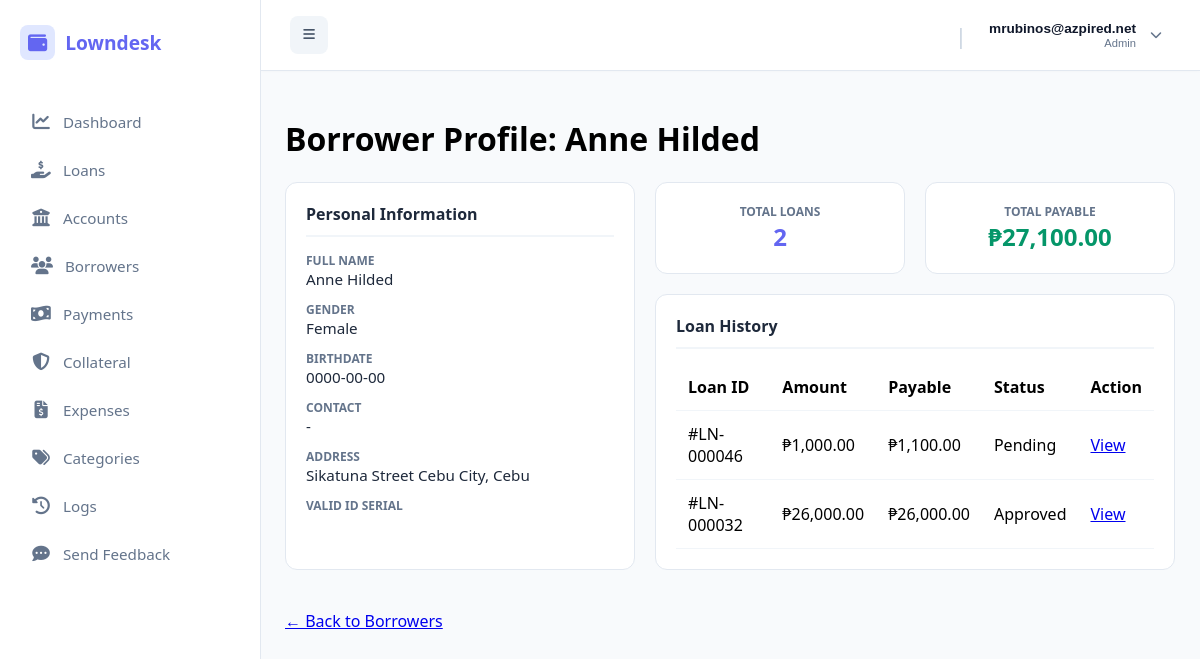
Page /public/index.php?url=borrower/details&id=7 (signed in) on the committed database.
### tables this page shows
CREATE TABLE `borrowers` (
  `id` int(11) NOT NULL,
  `company_id` int(11) NOT NULL,
  `first_name` varchar(100) NOT NULL,
  `middle_name` varchar(100) DEFAULT NULL,
  `last_name` varchar(100) NOT NULL,
  `gender` varchar(20) DEFAULT NULL,
  `birthdate` date DEFAULT NULL,
  `phone` varchar(30) NOT NULL,
  `email` varchar(100) DEFAULT NULL,
  `address` text NOT NULL,
  `valid_id` varchar(150) DEFAULT NULL,
  `status` tinyint(1) DEFAULT 1,
  `created_at` timestamp NOT NULL DEFAULT current_timestamp(),
  `occupation` text DEFAULT NULL
);

CREATE TABLE `loans` (
  `id` int(11) NOT NULL,
  `company_id` int(11) NOT NULL,
  `account_id` int(11) DEFAULT NULL,
  `borrower_id` int(11) NOT NULL,
  `amount` decimal(12,2) NOT NULL,
  `interest_rate` decimal(5,2) NOT NULL,
  `total_payable` decimal(12,2) NOT NULL,
  `status` varchar(30) DEFAULT 'pending',
  `released_date` date DEFAULT NULL,
  `due_date` date NOT NULL,
  `created_at` timestamp NOT NULL DEFAULT current_timestamp(),
  `term_months` int(11) DEFAULT NULL,
  `notes` text DEFAULT NULL,
  `term_type` varchar(20) DEFAULT 'month',
  `fee` decimal(15,2) DEFAULT 0.00,
  `category_id` int(11) DEFAULT NULL,
  `loan_type` varchar(255) NOT NULL
);

### app/controllers/BorrowerController.php (called while the page is built, shortened)
<?php
require_once __DIR__ . '/../models/Borrower.php';
class BorrowerController {
    private $borrowerModel;
    public function __construct() {
        $this->borrowerModel = new Borrower();
    }
    public function details($id = null) {
        $id = $id ?? $_GET['id'] ?? null;
        $borrower = $this->borrowerModel->getById($id);
        $db = $this->borrowerModel->getDb();
        $stmt = $db->prepare("SELECT * FROM loans WHERE borrower_id = ? ORDER BY created_at DESC");
        $stmt->execute([$id]);
        $loans = $stmt->fetchAll(PDO::FETCH_ASSOC);
        $totalLoansCount = count($loans);
        $totalPayable = 0;
        foreach ($loans as $loan) {
            $totalPayable += $loan['total_payable'];
        }
        require_once __DIR__ . '/../views/admin/borrowers/details.php';
    }
}

### public/index.php (called while the page is built, shortened)
<?php
require_once __DIR__ . "/../app/core/Database.php";
require_once __DIR__ . "/../app/core/Model.php";
$init = new App();

### app/core/Database.php (called while the page is built)
<?php
class Database {
    private static $host = "localhost";
    private static $port = "3306";
    private static $db   = "loan_saas_db";
    private static $user = "root";
    private static $pass = "";
    public static function getConnection() {
        try {
            $conn = new PDO(
                "mysql:host=" . self::$host . ";port=" . self::$port . ";dbname=" . self::$db,
                self::$user,
                self::$pass
            );
            $conn->setAttribute(PDO::ATTR_ERRMODE, PDO::ERRMODE_EXCEPTION);
            $conn->setAttribute(PDO::ATTR_DEFAULT_FETCH_MODE, PDO::FETCH_ASSOC);
            return $conn;
        } catch (Exception $e) {
            die("Database connection failed: " . $e->getMessage());
        }
    }
}

### app/core/Model.php (called while the page is built, shortened)
<?php
require_once __DIR__ . "/Database.php";
class Model {
    public function __construct() {
        $this->conn = Database::getConnection();
    }
    protected function getTenantId() {
        return $_SESSION['user']['company_id'] ?? 1;
    }
}

### app/models/Borrower.php (called while the page is built, shortened)
<?php
require_once __DIR__ . '/../core/Model.php';
class Borrower extends Model {
public function getById($id) {
    $stmt = $this->conn->prepare("SELECT * FROM borrowers WHERE id = ? AND company_id = ?");
    $stmt->execute([$id, $this->getTenantId()]);
    $result = $stmt->fetch(PDO::FETCH_ASSOC);
    return $result;
}
}

### app/views/admin/borrowers/details.php (the view, shortened to what this page needs)
<?php
require_once dirname(__DIR__, 2) . '/layouts/header.php';
?>
<div class="page-header">
    <h1>Borrower Profile: <?= htmlspecialchars($borrower['first_name'] . ' ' . $borrower['last_name']) ?></h1>
</div>
<div class="bp-wrapper">
    <div class="bp-card">
        <div class="bp-card-title">Personal Information</div>
        <div class="bp-info-group">
            <span class="bp-info-label">Full Name</span>
            <div class="bp-info-value"><?= htmlspecialchars($borrower['first_name'] . ' ' . ($borrower['middle_name'] ?? '') . ' ' . $borrower['last_name']) ?></div>
        </div>
        <div class="bp-info-group">
            <span class="bp-info-label">Gender</span>
            <div class="bp-info-value"><?= htmlspecialchars($borrower['gender'] ?? 'N/A') ?></div>
        </div>
        <div class="bp-info-group">
            <span class="bp-info-label">Birthdate</span>
            <div class="bp-info-value"><?= htmlspecialchars($borrower['birthdate'] ?? 'N/A') ?></div>
        </div>
        <div class="bp-info-group">
            <span class="bp-info-label">Contact</span>
            <div class="bp-info-value"><?= htmlspecialchars($borrower['phone']) ?></div>
        </div>
        <div class="bp-info-group">
            <span class="bp-info-label">Address</span>
            <div class="bp-info-value"><?= htmlspecialchars($borrower['address']) ?></div>
        </div>
        <div class="bp-info-group">
            <span class="bp-info-label">Valid ID Serial</span>
        </div>
    </div>
    <div>
        <div style="display: grid; grid-template-columns: 1fr 1fr; gap: 20px; margin-bottom: 20px;">
            <div class="bp-stat-card">
                <div class="bp-info-label">Total Loans</div>
                <div class="bp-stat-value"><?= $totalLoansCount ?></div>
            </div>
            <div class="bp-stat-card">
                <div class="bp-info-label">Total Payable</div>
                <div class="bp-stat-value" style="color: #059669;">₱<?= number_format($totalPayable, 2) ?></div>
            </div>
        </div>
        <div class="bp-card">
            <div class="bp-card-title">Loan History</div>
            <table class="data-table">
                <thead>
                    <tr><th>Loan ID</th><th>Amount</th><th>Payable</th><th>Status</th><th>Action</th></tr>
                </thead>
               <tbody>
    <?php if (empty($loans)): ?>
        <tr><td colspan="5" style="text-align:center;">No loan history found.</td></tr>
    <?php else: ?>
        <?php foreach ($loans as $loan): ?>
        <tr>
            <td data-label="Loan ID">#LN-<?= str_pad($loan['id'], 6, '0', STR_PAD_LEFT) ?></td>
            <td data-label="Amount">₱<?= number_format($loan['amount'], 2) ?></td>
            <td data-label="Payable">₱<?= number_format($loan['total_payable'], 2) ?></td>
            <td data-label="Status"><?= htmlspecialchars($loan['status']) ?></td>
            <td data-label="Action"><a href="/loansaas/public/index.php?url=loan/details&id=<?= $loan['id'] ?>">View</a></td>
        </tr>
        <?php endforeach; ?>
    <?php endif; ?>
</tbody>
            </table>
        </div>
    </div>
</div>
<div style="margin-top: 20px;">
    <a href="/loansaas/public/index.php?url=borrower/index" class="btn-back">← Back to Borrowers</a>
</div>
<?php
require_once dirname(__DIR__, 2) . '/layouts/footer.php';
?>

### app/views/admin/borrowers/details.php (style rules this page uses)
.bp-wrapper { display: grid; grid-template-columns: 350px 1fr; gap: 20px; }
.bp-card { background: #fff; padding: 20px; border-radius: 12px; border: 1px solid #e2e8f0; margin-bottom: 20px; }
.bp-card-title { font-weight: 700; margin-bottom: 15px; color: #1e293b; border-bottom: 2px solid #f1f5f9; padding-bottom: 10px; }
.bp-info-group { margin-bottom: 12px; }
.bp-info-label { font-size: 0.75rem; color: #64748b; text-transform: uppercase; font-weight: 700; }
.bp-info-value { font-size: 0.95rem; color: #1e293b; }
.bp-stat-card { background: #fff; padding: 20px; border-radius: 12px; border: 1px solid #e2e8f0; text-align: center; }
.bp-stat-value { font-size: 1.5rem; font-weight: 700; color: #6366f1; }
.data-table { width: 100%; border-collapse: collapse; }
.data-table th, .data-table td { padding: 12px; border-bottom: 1px solid #f1f5f9; text-align: left; }

### app/views/layouts/header.php (style rules this page uses)
:root { --sidebar-bg: #ffffff; --primary-color: #6366f1; --hover-bg: #f5f3ff; --text-main: #1e293b; --text-muted: #64748b; --border-color: #e2e8f0; }
body { margin: 0; font-family: 'Segoe UI', sans-serif; background: #f8fafc; display: flex; }

### rows in the picture
borrowers: first_name+last_name "Anne Hilded", first_name+middle_name+last_name "Anne Hilded", gender "Female", birthdate "0000-00-00", phone "-", address "Sikatuna Street Cebu City, Cebu"
loans: id "000046", amount "1,000.00", total_payable "1,100.00", status "Pending"
loans: id "000032", amount "26,000.00", total_payable "26,000.00", status "Approved"

### other values in the picture
$item['label'] "Dashboard"
$item['label'] "Loans"
$item['label'] "Accounts"
$item['label'] "Borrowers"
$item['label'] "Payments"
$item['label'] "Collateral"
$item['label'] "Expenses"
$item['label'] "Categories"
$item['label'] "Logs"
$item['label'] "Send Feedback"
$userName "mrubinos@azpired.net"
$userRole ?: 'Active User' "Admin"
$totalLoansCount "2"
$totalPayable "27,100.00"
